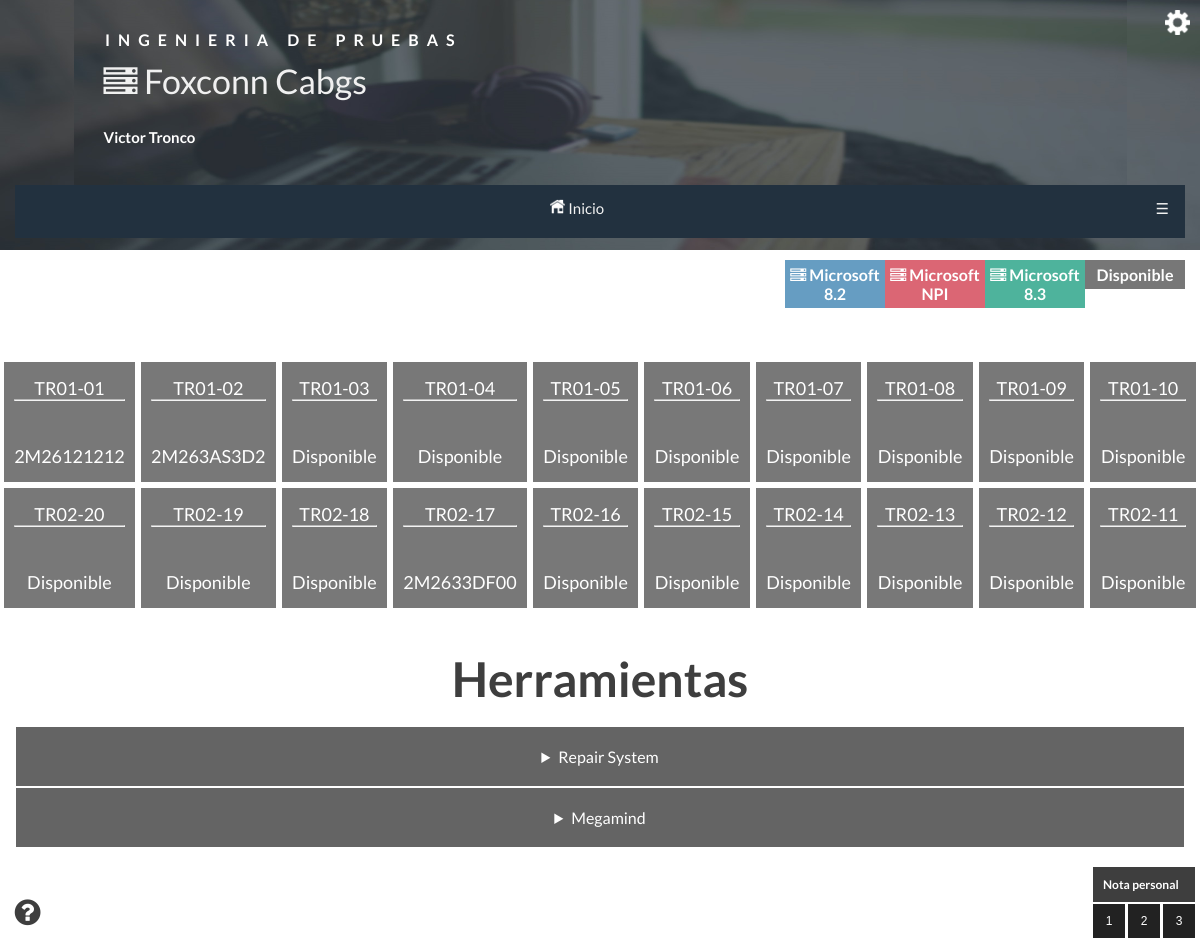
The app's page /LVO/bahia1.php (signed in) with its own data.
### tables this page shows
CREATE TABLE `racks` (
  `NoSerie` varchar(10) NOT NULL,
  `WO` varchar(9) NOT NULL,
  `SKU` varchar(10) NOT NULL,
  `Bahia` int(1) NOT NULL,
  `Locacion` varchar(8) NOT NULL,
  `Modelo` varchar(30) NOT NULL,
  `Corriendo` tinyint(1) NOT NULL,
  `NoReloj` int(5) NOT NULL,
  `comentarios_JRS` text DEFAULT NULL
);

### LVO/consultas1.php (called while the page is built, shortened)
<?php
include("conexion.php");
$constr1=mysqli_query($enlace, "SELECT * FROM racks WHERE Locacion = 'TR01-01'");
if($contr1=mysqli_fetch_array($constr1)){$NoSerie1=$contr1['NoSerie'];} else {$NoSerie1="Disponible";}
$constr2=mysqli_query($enlace, "SELECT * FROM racks WHERE Locacion = 'TR01-02'");
if($contr2=mysqli_fetch_array($constr2)){$NoSerie2=$contr2['NoSerie'];} else {$NoSerie2="Disponible";}
$constr3=mysqli_query($enlace, "SELECT * FROM racks WHERE Locacion = 'TR01-03'");
if($contr3=mysqli_fetch_array($constr3)){$NoSerie3=$contr3['NoSerie'];} else {$NoSerie3="Disponible";}
$constr4=mysqli_query($enlace, "SELECT * FROM racks WHERE Locacion = 'TR01-04'");
if($contr4=mysqli_fetch_array($constr4)){$NoSerie4=$contr4['NoSerie'];} else {$NoSerie4="Disponible";}
$constr5=mysqli_query($enlace, "SELECT * FROM racks WHERE Locacion = 'TR01-05'");
if($contr5=mysqli_fetch_array($constr5)){$NoSerie5=$contr5['NoSerie'];} else {$NoSerie5="Disponible";}
$constr6=mysqli_query($enlace, "SELECT * FROM racks WHERE Locacion = 'TR01-06'");
if($contr6=mysqli_fetch_array($constr6)){$NoSerie6=$contr6['NoSerie'];} else {$NoSerie6="Disponible";}
$constr7=mysqli_query($enlace, "SELECT * FROM racks WHERE Locacion = 'TR01-07'");
if($contr7=mysqli_fetch_array($constr7)){$NoSerie7=$contr7['NoSerie'];} else {$NoSerie7="Disponible";}
$constr8=mysqli_query($enlace, "SELECT * FROM racks WHERE Locacion = 'TR01-08'");
if($contr8=mysqli_fetch_array($constr8)){$NoSerie8=$contr8['NoSerie'];} else {$NoSerie8="Disponible";}
$constr9=mysqli_query($enlace, "SELECT * FROM racks WHERE Locacion = 'TR01-09'");
if($contr9=mysqli_fetch_array($constr9)){$NoSerie9=$contr9['NoSerie'];} else {$NoSerie9="Disponible";}
$constr10=mysqli_query($enlace, "SELECT * FROM racks WHERE Locacion = 'TR01-10'");
if($contr10=mysqli_fetch_array($constr10)){$NoSerie10=$contr10['NoSerie'];} else {$NoSerie10="Disponible";}
$constr11=mysqli_query($enlace, "SELECT * FROM racks WHERE Locacion = 'TR02-11'");
if($contr11=mysqli_fetch_array($constr11)){$NoSerie11=$contr11['NoSerie'];} else {$NoSerie11="Disponible";}
$constr12=mysqli_query($enlace, "SELECT * FROM racks WHERE Locacion = 'TR02-12'");
if($contr12=mysqli_fetch_array($constr12)){$NoSerie12=$contr12['NoSerie'];} else {$NoSerie12="Disponible";}
$constr13=mysqli_query($enlace, "SELECT * FROM racks WHERE Locacion = 'TR02-13'");
if($contr13=mysqli_fetch_array($constr13)){$NoSerie13=$contr13['NoSerie'];} else {$NoSerie13="Disponible";}
$constr14=mysqli_query($enlace, "SELECT * FROM racks WHERE Locacion = 'TR02-14'");
if($contr14=mysqli_fetch_array($constr14)){$NoSerie14=$contr14['NoSerie'];} else {$NoSerie14="Disponible";}
$constr15=mysqli_query($enlace, "SELECT * FROM racks WHERE Locacion = 'TR02-15'");
if($contr15=mysqli_fetch_array($constr15)){$NoSerie15=$contr15['NoSerie'];} else {$NoSerie15="Disponible";}
$constr16=mysqli_query($enlace, "SELECT * FROM racks WHERE Locacion = 'TR02-16'");
if($contr16=mysqli_fetch_array($constr16)){$NoSerie16=$contr16['NoSerie'];} else {$NoSerie16="Disponible";}
$constr17=mysqli_query($enlace, "SELECT * FROM racks WHERE Locacion = 'TR02-17'");
if($contr17=mysqli_fetch_array($constr17)){$NoSerie17=$contr17['NoSerie'];} else {$NoSerie17="Disponible";}
$constr18=mysqli_query($enlace, "SELECT * FROM racks WHERE Locacion = 'TR02-18'");
if($contr18=mysqli_fetch_array($constr18)){$NoSerie18=$contr18['NoSerie'];} else {$NoSerie18="Disponible";}
$constr19=mysqli_query($enlace, "SELECT * FROM racks WHERE Locacion = 'TR02-19'");
if($contr19=mysqli_fetch_array($constr19)){$NoSerie19=$contr19['NoSerie'];} else {$NoSerie19="Disponible";}
$constr20=mysqli_query($enlace, "SELECT * FROM racks WHERE Locacion = 'TR02-20'");
if($contr20=mysqli_fetch_array($constr20)){$NoSerie20=$contr20['NoSerie'];} else {$NoSerie20="Disponible";}
?>

### LVO/bahia1.php (the view, shortened to what this page needs)
<?php
include('conexion.php');
include('consultas1.php');
?>
<!DOCTYPE html>
<html>
<head>
	<link rel="stylesheet" href="../css/style.css">
	<link rel="stylesheet" href="../fonts/font-awesome/css/font-awesome.min.css">
	<link rel="stylesheet" href="../css/stylef.css">
	<link rel="stylesheet" href="../css/popup.css">
	<link rel="stylesheet" type="text/css" href="../css/default.css" />
	<link rel="stylesheet" href="../css/component.css">
	<link rel="stylesheet" href="../css/moodalbox.css">
<link rel="stylesheet" href="../css/moodalbox.css" type="text/css" media="screen"/>
</head>
<body class="desarroll">
	<header>
		<div class="grupo ">
		<div class="caja">
			<div class="container">
				<header class="clearfix header2">
					<span>Ingenieria de pruebas</span>
					<a href="/Statuspb/index.php"><h1><i class="fa fa-server" aria-hidden="true"></i> Foxconn Cabgs</h1></a>
				<?php  if(isset($_SESSION['Nombre'])){ echo '<div class="nombre" style="left:1em; height:20px; width:30%; text-align:left;"> <p class="info" title="">'.$_SESSION["Nombre"].' <span>N&uacute;mero de reloj: '.$_SESSION["No_Reloj"].' <br>Turno: '.$_SESSION['Turno'].'&deg; </span></p></div>';}?>
				<?php
				if (isset($_SESSION['Nombre'])&& $_SESSION['Nivel']==1){
					echo '
				<div class="" style=" position:absolute; right:10px; top:10px;"> <a class="" href="administrar.php"><img width="25" src="../img/admin.png"></a></div><br>
			';
				}
				?>
				</header>
			</div>
		</div>
	</div>
		<div class="grupo total">
			<div class="caja">
			<center>
					<nav>
					<ul class="topnav">
						<li ><a class="hvr-underline-from-center" href="index.php"><img width="15" src="../img/home.png"> Inicio</a></li>
						<li class="icon">
							<a href="javascript:void(0);" onclick="myFunction()">&#9776;</a></li>
						</ul>
					</nav></center>
				</div>
			</div>
			<section>
				<div class="grupo">
					<div class="caja">
					<a href="manual.php#bahia">
						<div class="" title="Manual" style="color:#3e3e3e; width:45px; height:40px; font-size:30px; text-align:center; position:fixed; bottom:10px; left:5px;"><i class="fa fa-question-circle" aria-hidden="true"></i>
						</div>
					</a>
					</div>
				</div>
			</section>
			<br> <br>
	</header>
	<section>
	<div class="grupo">
			<div class="caja">
			<div style=" opacity:.7; float:right; text-align:center; width:100px; margin-top:10px; padding:5px; background-color:#3e3e3e; font-weight:bold; color:white;">Disponible</div>
				<div style=" opacity:.7; float:right; text-align:center; width:100px; margin-top:10px; padding:5px; background-color:#049372; font-weight:bold; color:white;"><i class="fa fa-server" aria-hidden="true"></i> Microsoft 8.3</div>
				<div style=" opacity:.7; float:right; text-align:center; width:100px; margin-top:10px; padding:5px; background-color:#CC263A; font-weight:bold; color:white;"><i class="fa fa-server" aria-hidden="true"></i> Microsoft NPI</div>
				<div style=" opacity:.7; float:right; text-align:center; width:100px; margin-top:10px; padding:5px; background-color:#2574A9; font-weight:bold; color:white;"><i class="fa fa-server" aria-hidden="true"></i> Microsoft 8.2</div>
		</div>
		</div>
					<table>
						<tr>
						<td id="open1" class="_<?php echo ($contr1['Modelo'] == 'Microsoft 8.2' ? 'trs' : 'trs3');?> hvr-bob hvr-underline-from-center"><a id="popup1" class="link1" href="modales.php?pb=<?php echo "$NoSerie1"; ?>&tr=TR01-01" rel="moodalbox"><div class="link">TR01-01 <hr> <br><?php echo $Prueba1; echo "</br>".$NoSerie1; ?></div></a></td>
						<td id="open2" class="_<?php echo ($contr2['Modelo'] == 'Microsoft 8.2' ? 'trs' : 'trs3');?> hvr-bob hvr-underline-from-center"><a id="popup2" class="link1" href="modales.php?pb=<?php echo "$NoSerie2"; ?>&tr=TR01-02" rel="moodalbox"><div class="link">TR01-02 <hr> <br><?php echo $Prueba2; echo "</br>".$NoSerie2; ?></div></a></td>
						<td id="open3" class="_<?php echo ($contr3['Modelo'] == 'Microsoft 8.2' ? 'trs' : 'trs3');?> hvr-bob hvr-underline-from-center"><a id="popup3" class="link1" href="modales.php?pb=<?php echo "$NoSerie3"; ?>&tr=TR01-03" rel="moodalbox"><div class="link">TR01-03 <hr> <br><?php echo $Prueba3; echo "</br>".$NoSerie3; ?></div></a></td>
						<td id="open4" class="_<?php echo ($contr4['Modelo'] == 'Microsoft 8.2' ? 'trs' : 'trs3');?> hvr-bob hvr-underline-from-center"><a id="popup4" class="link1" href="modales.php?pb=<?php echo "$NoSerie4"; ?>&tr=TR01-04" rel="moodalbox"><div class="link">TR01-04 <hr> <br><?php echo $Prueba4; echo "</br>".$NoSerie4; ?></div></a></td>
						<td id="open5" class="_<?php echo ($contr5['Modelo'] == 'Microsoft 8.2' ? 'trs' : 'trs3');?> hvr-bob hvr-underline-from-center"><a id="popup5" class="link1" href="modales.php?pb=<?php echo "$NoSerie5"; ?>&tr=TR01-05" rel="moodalbox"><div class="link">TR01-05 <hr> <br><?php echo $Prueba5; echo "</br>".$NoSerie5; ?></div></a></td>
						<td id="open6" class="_<?php echo ($contr6['Modelo'] == 'Microsoft 8.2' ? 'trs' : 'trs3');?> hvr-bob hvr-underline-from-center"><a id="popup6" class="link1" href="modales.php?pb=<?php echo "$NoSerie6"; ?>&tr=TR01-06" rel="moodalbox"><div class="link">TR01-06 <hr> <br><?php echo $Prueba6; echo "</br>".$NoSerie6; ?></div></a></td>
						<td id="open7" class="_<?php echo ($contr7['Modelo'] == 'Microsoft 8.2' ? 'trs' : 'trs3');?> hvr-bob hvr-underline-from-center"><a id="popup7" class="link1" href="modales.php?pb=<?php echo "$NoSerie7"; ?>&tr=TR01-07" rel="moodalbox"><div class="link">TR01-07 <hr> <br><?php echo $Prueba7; echo "</br>".$NoSerie7; ?></div></a></td>
						<td id="open8" class="_<?php echo ($contr8['Modelo'] == 'Microsoft 8.2' ? 'trs' : 'trs3');?> hvr-bob hvr-underline-from-center"><a id="popup8" class="link1" href="modales.php?pb=<?php echo "$NoSerie8"; ?>&tr=TR01-08" rel="moodalbox"><div class="link">TR01-08 <hr> <br><?php echo $Prueba8; echo "</br>".$NoSerie8; ?></div></a></td>
						<td id="open9" class="_<?php echo ($contr9['Modelo'] == 'Microsoft 8.2' ? 'trs' : 'trs3');?> hvr-bob hvr-underline-from-center"><a id="popup9" class="link1" href="modales.php?pb=<?php echo "$NoSerie9"; ?>&tr=TR01-09" rel="moodalbox"><div class="link">TR01-09 <hr> <br><?php echo $Prueba9; echo "</br>".$NoSerie9; ?></div></a></td>
						<td id="open10" class="_<?php echo ($contr10['Modelo'] == 'Microsoft 8.2' ? 'trs' : 'trs3');?> hvr-bob hvr-underline-from-center"><a id="popup10" class="link1" href="modales.php?pb=<?php echo "$NoSerie10"; ?>&tr=TR01-10" rel="moodalbox"><div class="link">TR01-10 <hr> <br><?php echo $Prueba10; echo "</br>".$NoSerie10; ?></div></a></td>
						<tr>
						<td id="open20" class="_<?php echo ($contr20['Modelo'] == 'Microsoft 8.2' ? 'trs' : 'trs3');?> hvr-bob hvr-underline-from-center"><a id="popup20" class="link1" href="modales.php?pb=<?php echo "$NoSerie20"; ?>&tr=TR02-20" rel="moodalbox"><div class="link">TR02-20 <hr> <br><?php echo $Prueba20; echo "</br>".$NoSerie20; ?></div></a></td>
						<td id="open19" class="_<?php echo ($contr19['Modelo'] == 'Microsoft 8.2' ? 'trs' : 'trs3');?> hvr-bob hvr-underline-from-center"><a id="popup19" class="link1" href="modales.php?pb=<?php echo "$NoSerie19"; ?>&tr=TR02-19" rel="moodalbox"><div class="link">TR02-19 <hr> <br><?php echo $Prueba19; echo "</br>".$NoSerie19; ?></div></a></td>
						<td id="open18" class="_<?php echo ($contr18['Modelo'] == 'Microsoft 8.2' ? 'trs' : 'trs3');?> hvr-bob hvr-underline-from-center"><a id="popup18" class="link1" href="modales.php?pb=<?php echo "$NoSerie18"; ?>&tr=TR02-18" rel="moodalbox"><div class="link">TR02-18 <hr> <br><?php echo $Prueba18; echo "</br>".$NoSerie18; ?></div></a></td>
						<td id="open17" class="_<?php echo ($contr17['Modelo'] == 'Microsoft 8.2' ? 'trs' : 'trs3');?> hvr-bob hvr-underline-from-center"><a id="popup17" class="link1" href="modales.php?pb=<?php echo "$NoSerie17"; ?>&tr=TR02-17" rel="moodalbox"><div class="link">TR02-17 <hr> <br><?php echo $Prueba17; echo "</br>".$NoSerie17; ?></div></a></td>
						<td id="open16" class="_<?php echo ($contr16['Modelo'] == 'Microsoft 8.2' ? 'trs' : 'trs3');?> hvr-bob hvr-underline-from-center"><a id="popup16" class="link1" href="modales.php?pb=<?php echo "$NoSerie16"; ?>&tr=TR02-16" rel="moodalbox"><div class="link">TR02-16 <hr> <br><?php echo $Prueba16; echo "</br>".$NoSerie16; ?></div></a></td>
						<td id="open15" class="_<?php echo ($contr15['Modelo'] == 'Microsoft 8.2' ? 'trs' : 'trs3');?> hvr-bob hvr-underline-from-center"><a id="popup15" class="link1" href="modales.php?pb=<?php echo "$NoSerie15"; ?>&tr=TR02-15" rel="moodalbox"><div class="link">TR02-15 <hr> <br><?php echo $Prueba15; echo "</br>".$NoSerie15; ?></div></a></td>
						<td id="open14" class="_<?php echo ($contr14['Modelo'] == 'Microsoft 8.2' ? 'trs' : 'trs3');?> hvr-bob hvr-underline-from-center"><a id="popup14" class="link1" href="modales.php?pb=<?php echo "$NoSerie14"; ?>&tr=TR02-14" rel="moodalbox"><div class="link">TR02-14 <hr> <br><?php echo $Prueba14; echo "</br>".$NoSerie14; ?></div></a></td>
						<td id="open13" class="_<?php echo ($contr13['Modelo'] == 'Microsoft 8.2' ? 'trs' : 'trs3');?> hvr-bob hvr-underline-from-center"><a id="popup13" class="link1" href="modales.php?pb=<?php echo "$NoSerie13"; ?>&tr=TR02-13" rel="moodalbox"><div class="link">TR02-13 <hr> <br><?php echo $Prueba13; echo "</br>".$NoSerie13; ?></div></a></td>
						<td id="open12" class="_<?php echo ($contr12['Modelo'] == 'Microsoft 8.2' ? 'trs' : 'trs3');?> hvr-bob hvr-underline-from-center"><a id="popup12" class="link1" href="modales.php?pb=<?php echo "$NoSerie12"; ?>&tr=TR02-12" rel="moodalbox"><div class="link">TR02-12 <hr> <br><?php echo $Prueba12; echo "</br>".$NoSerie12; ?></div></a></td>
						<td id="open11" class="_<?php echo ($contr11['Modelo'] == 'Microsoft 8.2' ? 'trs' : 'trs3');?> hvr-bob hvr-underline-from-center"><a id="popup11" class="link1" href="modales.php?pb=<?php echo "$NoSerie11"; ?>&tr=TR02-11" rel="moodalbox"><div class="link">TR02-11 <hr> <br><?php echo $Prueba11; echo "</br>".$NoSerie11; ?></div></a></td>
						</tr>
					</table>
	</section>
	<br><br><center><h1 style="font-size:3em;"> Herramientas</h1></center><br>
<section>
		<center>
			<div class="grupo total">
				<div class="caja">
<details class="iventana">
	<summary style="background-color:#3e3e3e; padding:20px">Repair System</summary>
</details>
				</div>
			</div>
		</center>
		<center>
			<div class="grupo total">
				<div class="caja">
<details class="iventana">
	<summary style="background-color:#3e3e3e; padding:20px">Megamind</summary>
</details>
				</div>
			</div>
		</center>
	</section><br><br>
	<br><br>
	<?php if(isset($_SESSION['No_Reloj'])){
		?>
	<p class="flotante " id="yey0" style="width:102px; background-color:#3e3e3e; color:white; font-weight:bold; padding:10px; font-size:12px; z-index:1; bottom:41px;">Nota personal</p>
	<form>
	<input class="flotante btn2" id="yey" style="width:32px; padding:10px; font-size:12px; z-index:1" type="button"
	onclick="mostrarVentana3()"
	value="3">
	</form>
	<form>
	<input class="flotante btn2" id="yey2" style="width:32px; padding:10px; font-size:12px; z-index:1; right:40px;" type="button"
	onclick="mostrarVentana2()"
	value="2">
	</form>
	<form>
	<input class="flotante btn2" id="yey3" style="width:32px; padding:10px; font-size:12px; z-index:1; right:75px;" type="button"
	onclick="mostrarVentana()"
	value="1">
	</form>
	<?php
	}
	?>
<?php if(isset($_SESSION['No_Reloj'])){ ?>
<center><a href="../img/stats.php" style="opacity:0;">.</a></center>
<?php } ?>
</body>
</html>

### records on screen
racks: NoSerie "2M26121212"
racks: NoSerie "2M263AS3D2"
racks: NoSerie "2M2633DF00"

### other values on screen
$_SESSION["Nombre"] "Victor Tronco"
$NoSerie3 "Disponible"
$NoSerie4 "Disponible"
$NoSerie5 "Disponible"
$NoSerie6 "Disponible"
$NoSerie7 "Disponible"
$NoSerie8 "Disponible"
$NoSerie9 "Disponible"
$NoSerie10 "Disponible"
$NoSerie20 "Disponible"
$NoSerie19 "Disponible"
$NoSerie18 "Disponible"
$NoSerie16 "Disponible"
$NoSerie15 "Disponible"
$NoSerie14 "Disponible"
